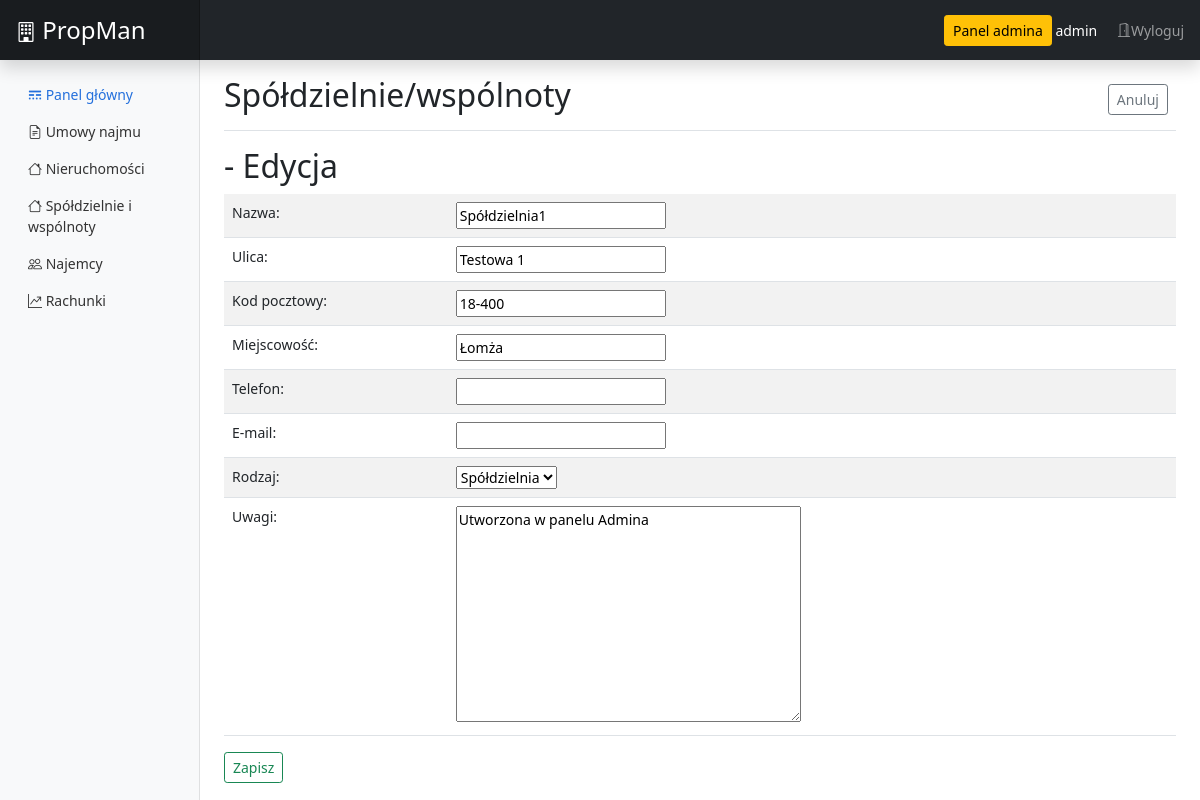
Page /app/forms/housingassociation/item/14/edit/ (signed in) on the committed database.
### app/models.py (models this page shows, shortened)
class HousingAssociation(models.Model):
    id = models.AutoField(primary_key=True)
    name = models.CharField(max_length=45, blank=False) # HA name
    address = models.CharField(max_length=198, blank=False) # HA address
    postalcode = models.CharField(max_length=6, blank=False) # HA postalcode
    city = models.CharField(max_length=45, blank=False) # HA city
    phone = models.CharField(max_length=12, blank=True) # HA phone number
    email = models.EmailField(max_length=254, blank=True)
    comments = models.TextField(max_length=1000, blank=True) # Comments
    type = models.ForeignKey(HousingAssociation_type, default=1, on_delete=models.PROTECT)
    class Meta:
        ordering = ['id']

### app/views.py (the view)
# urls.py: path('forms/housingassociation/item/<int:pk>/edit', views.housingassociation_form_edit, name='ha_edit'),
def housingassociation_form_edit(request, pk):
    detail = get_object_or_404(HousingAssociation, pk=pk)
    if request.method == "POST":
        form = HousingAssociationForm(request.POST, instance=detail)
        if form.is_valid():
            form.save()
            messages.success(request, 'Operacja wykonana pomyślnie')
            return redirect('ha_list')
        messages.error(request, 'Błąd. Operacja nieudana.')
    else:
        form = HousingAssociationForm(instance=detail)
    return render(request, 'registration/ha/ha_edit.html', {'ha_edit': form})

### app/forms.py
class HousingAssociationForm(forms.ModelForm):
    class Meta:
        model = HousingAssociation
        fields = ['name', 'address', 'postalcode', 'city', 'phone', 'email', 'type', 'comments']
        labels = {
            'name': _('Nazwa'),
            'address': _('Adres'),
            'postalcode': _('Kod pocztowy'),
            'city': _('Miasto'),
            'phone': _('Telefon'),
            'email': _('E-mail'),
            'type': _('Rodzaj'),
            'comments': _('Uwagi')
        }

### app/models.py (called while the page is built)
    def __str__(self):
        return self.name

### templates/registration/ha/ha_edit.html (shortened to what this page needs)
{% extends 'registration/base.html' %}
{% block content %}
<div class="d-flex justify-content-between flex-wrap flex-md-nowrap align-items-center pt-3 pb-2 mb-3 border-bottom">
  <h1 class="h2">Spółdzielnie/wspólnoty</h1>
  <div class="btn-toolbar mb-2 mb-md-0">
    <div class="btn-group me-2">
      <a href="{% url 'ha_list' %}" type="button" class="btn btn-sm btn-outline-secondary">Anuluj</a>
    </div>
  </div>
</div>
<div class="">
  <h2>{{ ha_detail.name }} - Edycja</h2>
  <form method="POST" class="post-form">
      <table class="table table-striped">
        <tbody>
          <tr>
            <td>Nazwa:</td>
            <td>{{ ha_edit.name}}</td>
          </tr>
          <tr>
            <td>Ulica:</td>
            <td>{{ ha_edit.address }}</td>
          </tr>
          <tr>
            <td>Kod pocztowy:</td>
            <td>{{ ha_edit.postalcode }}</td>
          </tr>
          <tr>
            <td>Miejscowość:</td>
            <td>{{ ha_edit.city }}</td>
          </tr>
          <tr>
             <td>Telefon:</td>
            <td>{{ ha_edit.phone }}</td>
          </tr>
          <tr>
            <td>E-mail:</td>
            <td>{{ ha_edit.email }}</td>
          </tr>
          <tr>
            <td>Rodzaj:</td>
            <td>{{ ha_edit.type }}</td>
          </tr>
          <tr>
            <td>Uwagi:</td>
            <td>{{ ha_edit.comments }}</td>
          </tr>
        </tbody>
      </table>
      <button type="submit" class="btn btn-sm btn-outline-success">Zapisz</button>
  </form>
</div>
{% endblock %}

### templates/registration/base.html (shortened to what this page needs)
{% load django_htmx %}
<!doctype html>
<html lang="pl">
  <head>
    {% load static %}
    <link href="https://cdn.jsdelivr.net/npm/bootstrap@5.1.3/dist/css/bootstrap.min.css" rel="stylesheet">
    <link rel="stylesheet" href="https://cdn.jsdelivr.net/npm/bootstrap-icons@1.7.2/font/bootstrap-icons.css">
    <link href="{% static 'dashboard.css' %}" rel="stylesheet" type="text/css">
  </head>
  <body hx-ext="debug, event-header">
    <header class="navbar navbar-dark sticky-top bg-dark flex-md-nowrap p-0 shadow">
      <a class="navbar-brand col-md-3 col-lg-2 me-0 px-3 fs-4" href="{% url 'index' %}">
        <i class="bi bi-building text-white fs-5"></i>
        PropMan
      </a>
        {% if user.is_authenticated %}
      <div class="navbar-nav">
        <div class="nav-item text-nowrap">
          {% if request.user.is_superuser %}
            <a type="button" class="btn btn-warning btn-secondary btn-sm btn-block" href="/admin">Panel admina</a>
          {% endif %}
          <span class="d-inline align-middle text-white">{{ user.username }}</span>
          <a class="d-inline nav-link align-middle px-3" href="{% url 'logout' %}">
            <i class="bi bi-door-open"></i>Wyloguj
          </a>
        </div>
      </div>
    </header>
    <div class="container-fluid">
      <div class="row">
        {% include 'registration/menu.html' %}
        <main class="col-md-9 ms-sm-auto col-lg-10 px-md-4">
          <div class="">
            {% block content %}
            {% endblock %}
          </div>
        </main>
      </div>
    </div>
    {% endif %}
  </body>
</html>

### static/dashboard.css (style rules this page uses)
body { font-size: .875rem; }
.navbar-brand { padding-top: .75rem; padding-bottom: .75rem; font-size: 1rem; background-color: rgba(0, 0, 0, .25); box-shadow: inset -1px 0 0 rgba(0, 0, 0, .25); }

### rows in the picture
HousingAssociation: name "Spółdzielnia1", address "Testowa 1", postalcode "18-400", city "Łomża", type "Spółdzielnia", comments "Utworzona w panelu Admina"

### other values in the picture
{{ user.username }} "admin"
